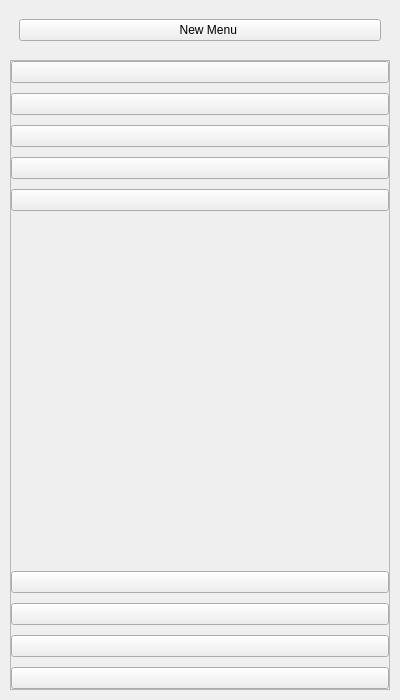
<?xml version='1.0' encoding='utf-8'?>
<ui version="4.0">
 <class>CustomComponent</class>
 <widget class="QCustomComponent" name="CustomComponent">
  <property name="geometry">
   <rect>
    <x>0</x>
    <y>0</y>
    <width>400</width>
    <height>700</height>
   </rect>
  </property>
  <property name="windowTitle">
   <string>CustomComponent</string>
  </property>
  <layout class="QVBoxLayout" name="verticalLayout">
   <property name="spacing">
    <number>10</number>
   </property>
   <property name="leftMargin">
    <number>10</number>
   </property>
   <property name="topMargin">
    <number>10</number>
   </property>
   <property name="rightMargin">
    <number>10</number>
   </property>
   <property name="bottomMargin">
    <number>10</number>
   </property>
   <item>
    <widget class="QCustomSidebar" name="leftSidebar">
     <property name="defaultWidth" stdset="0">
      <string>220</string>
     </property>
     <property name="collapsedWidth" stdset="0">
      <string>75</string>
     </property>
     <property name="expandedWidth" stdset="0">
      <string>220</string>
     </property>
     <property name="toggleButtonName" stdset="0">
      <string>menuBtn</string>
     </property>
     <layout class="QVBoxLayout" name="verticalLayout_2">
      <property name="spacing">
       <number>10</number>
      </property>
      <property name="leftMargin">
       <number>0</number>
      </property>
      <property name="topMargin">
       <number>0</number>
      </property>
      <property name="rightMargin">
       <number>0</number>
      </property>
      <property name="bottomMargin">
       <number>0</number>
      </property>
      <item>
       <widget class="QWidget" name="widget" native="true">
        <layout class="QHBoxLayout" name="horizontalLayout">
         <item>
          <widget class="QCustomSidebarButton" name="menuBtn">
           <property name="text">
            <string>     New Menu</string>
           </property>
           <property name="icon">
            <iconset resource="../Qss/icons/_icons.qrc">
             <normaloff>:/material_design/icons/material_design/menu_open.png</normaloff>:/material_design/icons/material_design/menu_open.png</iconset>
           </property>
           <property name="labelText" stdset="0">
            <string>New Menu</string>
           </property>
          </widget>
         </item>
        </layout>
       </widget>
      </item>
      <item>
       <widget class="QScrollArea" name="scrollArea">
        <property name="widgetResizable">
         <bool>true</bool>
        </property>
        <widget class="QWidget" name="scrollAreaWidgetContents">
         <property name="geometry">
          <rect>
           <x>0</x>
           <y>0</y>
           <width>214</width>
           <height>626</height>
          </rect>
         </property>
         <layout class="QVBoxLayout" name="verticalLayout_3">
          <property name="spacing">
           <number>0</number>
          </property>
          <property name="leftMargin">
           <number>0</number>
          </property>
          <property name="topMargin">
           <number>0</number>
          </property>
          <property name="rightMargin">
           <number>0</number>
          </property>
          <property name="bottomMargin">
           <number>0</number>
          </property>
          <item>
           <widget class="QWidget" name="widget_2" native="true">
            <layout class="QVBoxLayout" name="verticalLayout_4">
             <property name="spacing">
              <number>10</number>
             </property>
             <property name="leftMargin">
              <number>0</number>
             </property>
             <property name="topMargin">
              <number>0</number>
             </property>
             <property name="rightMargin">
              <number>0</number>
             </property>
             <property name="bottomMargin">
              <number>0</number>
             </property>
             <item>
              <widget class="QCustomSidebarButton" name="btnHome">
               <property name="icon">
                <iconset resource="../Qss/icons/_icons.qrc">
                 <normaloff>:/material_design/icons/material_design/window.png</normaloff>:/material_design/icons/material_design/window.png</iconset>
               </property>
               <property name="labelText" stdset="0">
                <string>Home</string>
               </property>
              </widget>
             </item>
             <item>
              <widget class="QCustomSidebarButton" name="btnMessages">
               <property name="icon">
                <iconset resource="../Qss/icons/_icons.qrc">
                 <normaloff>:/font_awesome/solid/icons/font_awesome/solid/message.png</normaloff>:/font_awesome/solid/icons/font_awesome/solid/message.png</iconset>
               </property>
               <property name="labelText" stdset="0">
                <string>Messages</string>
               </property>
              </widget>
             </item>
             <item>
              <widget class="QCustomSidebarButton" name="btnIntegration">
               <property name="icon">
                <iconset resource="../Qss/icons/_icons.qrc">
                 <normaloff>:/font_awesome/solid/icons/font_awesome/solid/square-plus.png</normaloff>:/font_awesome/solid/icons/font_awesome/solid/square-plus.png</iconset>
               </property>
               <property name="labelText" stdset="0">
                <string>Intergration</string>
               </property>
              </widget>
             </item>
             <item>
              <widget class="QCustomSidebarButton" name="btnFinance">
               <property name="icon">
                <iconset resource="../Qss/icons/_icons.qrc">
                 <normaloff>:/font_awesome/solid/icons/font_awesome/solid/folder-open.png</normaloff>:/font_awesome/solid/icons/font_awesome/solid/folder-open.png</iconset>
               </property>
               <property name="labelText" stdset="0">
                <string>Finance</string>
               </property>
              </widget>
             </item>
             <item>
              <widget class="QCustomSidebarButton" name="btnThreads">
               <property name="icon">
                <iconset resource="../Qss/icons/_icons.qrc">
                 <normaloff>:/feather/icons/feather/check-circle.png</normaloff>:/feather/icons/feather/check-circle.png</iconset>
               </property>
               <property name="labelText" stdset="0">
                <string>Threads</string>
               </property>
              </widget>
             </item>
            </layout>
           </widget>
          </item>
          <item>
           <spacer name="verticalSpacer">
            <property name="orientation">
             <enum>Qt::Orientation::Vertical</enum>
            </property>
            <property name="sizeHint" stdset="0">
             <size>
              <width>20</width>
              <height>40</height>
             </size>
            </property>
           </spacer>
          </item>
          <item>
           <widget class="QWidget" name="widget_3" native="true">
            <layout class="QVBoxLayout" name="verticalLayout_5">
             <property name="spacing">
              <number>10</number>
             </property>
             <property name="leftMargin">
              <number>0</number>
             </property>
             <property name="topMargin">
              <number>0</number>
             </property>
             <property name="rightMargin">
              <number>0</number>
             </property>
             <property name="bottomMargin">
              <number>0</number>
             </property>
             <item>
              <widget class="QCustomSidebarButton" name="btnContacts">
               <property name="icon">
                <iconset resource="../Qss/icons/_icons.qrc">
                 <normaloff>:/material_design/icons/material_design/contacts.png</normaloff>:/material_design/icons/material_design/contacts.png</iconset>
               </property>
               <property name="labelText" stdset="0">
                <string>Contacts</string>
               </property>
              </widget>
             </item>
             <item>
              <widget class="QCustomSidebarButton" name="btnExplore">
               <property name="icon">
                <iconset resource="../Qss/icons/_icons.qrc">
                 <normaloff>:/font_awesome/solid/icons/font_awesome/solid/folder-tree.png</normaloff>:/font_awesome/solid/icons/font_awesome/solid/folder-tree.png</iconset>
               </property>
               <property name="labelText" stdset="0">
                <string>Explore</string>
               </property>
              </widget>
             </item>
             <item>
              <widget class="QCustomSidebarButton" name="btnSettings">
               <property name="icon">
                <iconset resource="../Qss/icons/_icons.qrc">
                 <normaloff>:/material_design/icons/material_design/settings.png</normaloff>:/material_design/icons/material_design/settings.png</iconset>
               </property>
               <property name="labelText" stdset="0">
                <string>Settings</string>
               </property>
              </widget>
             </item>
             <item>
              <widget class="QCustomSidebarButton" name="btnHelp">
               <property name="icon">
                <iconset resource="../Qss/icons/_icons.qrc">
                 <normaloff>:/material_design/icons/material_design/help.png</normaloff>:/material_design/icons/material_design/help.png</iconset>
               </property>
               <property name="labelText" stdset="0">
                <string>Help</string>
               </property>
              </widget>
             </item>
            </layout>
           </widget>
          </item>
         </layout>
        </widget>
       </widget>
      </item>
     </layout>
    </widget>
   </item>
  </layout>
 </widget>
 <customwidgets>
  <customwidget>
   <class>QCustomSidebar</class>
   <extends>QWidget</extends>
   <header>Custom_Widgets.QCustomSidebar</header>
   <container>1</container>
  </customwidget>
  <customwidget>
   <class>QCustomSidebarButton</class>
   <extends>QPushButton</extends>
   <header>Custom_Widgets.QCustomSidebarButton</header>
  </customwidget>
  <customwidget>
   <class>QCustomComponent</class>
   <extends>QWidget</extends>
   <header>Custom_Widgets.QCustomComponent</header>
   <container>1</container>
  </customwidget>
 <customwidget><class>QPushButton</class><extends>QPushButton</extends><header location="global">Custom_Widgets.Theme.h</header><container>1</container></customwidget><customwidget><class>QLabel</class><extends>QLabel</extends><header location="global">Custom_Widgets.Theme.h</header><container>1</container></customwidget></customwidgets>
 <connections />
</ui>
